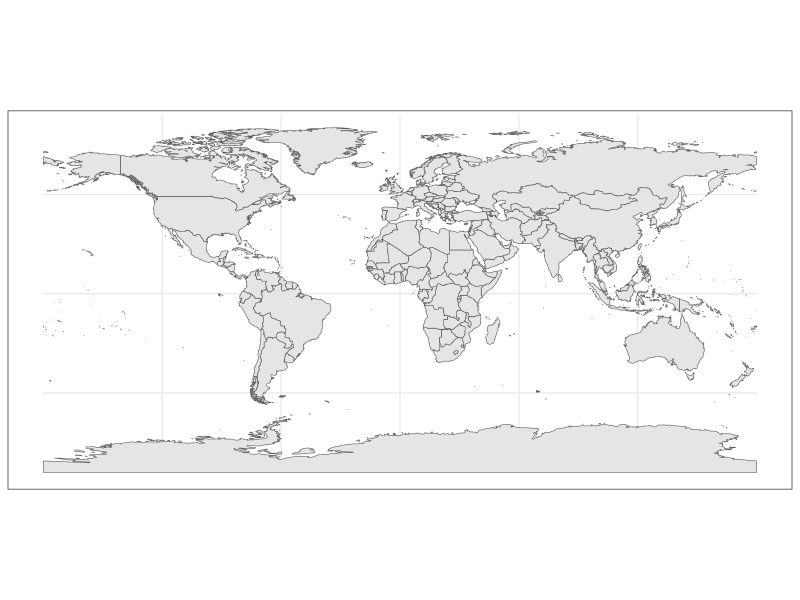

Reproduce this figure in R.
install.packages(c("cowplot", "googleway", "ggplot2", "ggrepel", "ggspatial", "libwgeom", "sf", "rnaturalearth", "rnaturalearthdata"))
library("ggplot2")
theme_set(theme_bw())
library("sf")

library("rnaturalearth")
library("rnaturalearthdata")


world <- ne_countries(scale = "medium", returnclass = "sf")
class(world)

ggplot(data = world) +
  geom_sf()
